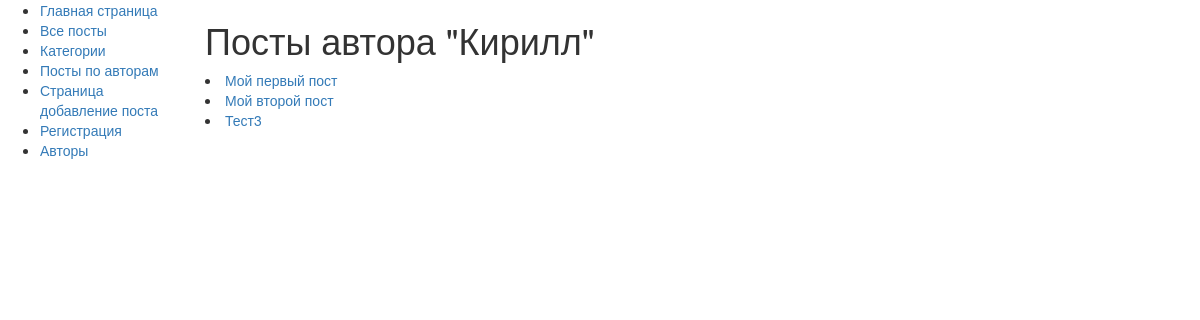
Page /posts/posts_by_authors/kirill/1/ on the earlier database version.
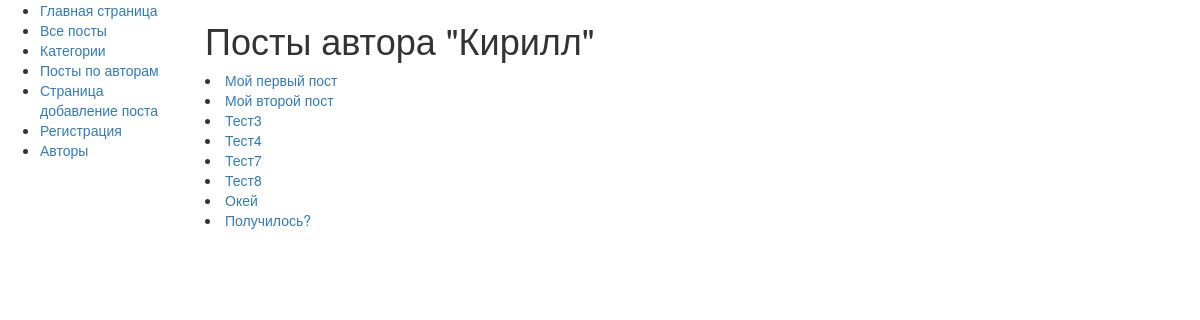
Same page on the later database version.
### posts/models.py (models this page shows, shortened)
class Post(models.Model):
    heading = models.CharField(max_length=40)
    text = models.TextField(null=True)
    date = models.DateTimeField(auto_now_add=True)
    vote = models.IntegerField(default=0, editable=False)
    author = models.ForeignKey("Author", on_delete=models.CASCADE, null=True)
    category = models.ForeignKey("Category", on_delete=models.CASCADE, null=True)

### posts/views.py (the view)
# urls.py: path('posts_by_authors/<str:slug>/<int:author_id>/', views.posts_by_authors, name='posts_by_authors'),
def posts_by_authors(request, slug, author_id):
    posts = Post.objects.filter(author_id=author_id)
    author = Author.objects.get(pk=author_id)
    return render(request, 'posts/posts_by_authors.html', {"posts": posts, 'author': author})

### posts/templates/posts/posts_by_authors.html
{% extends "posts/base.html" %}
{% block content%}
	<h1>Посты автора "{{ author.first_name }}" </h1>
	{% for post in posts %}
		<li><a href="{% url 'cur_post' post.id %}">{{ post.heading }}</a></li>
	{% endfor %}
{% endblock %}

Differences in the rows shown:
added Post: heading "Тест4"
added Post: heading "Тест7"
added Post: heading "Тест8"
added Post: heading "Окей"
added Post: heading "Получилось?"
